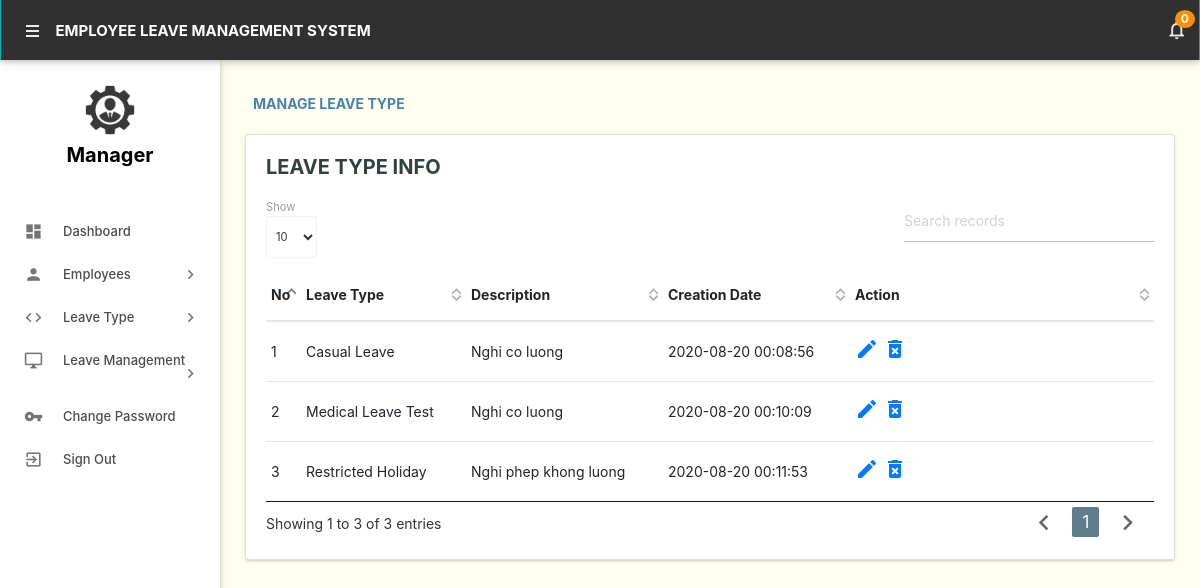
Screenshot of /admin/manageleavetype.php (signed in) with the database file from the repository.
### tables this page shows
CREATE TABLE `leavetype` (
  `id` int(11) NOT NULL,
  `LeaveType` varchar(200) DEFAULT NULL,
  `Description` mediumtext DEFAULT NULL,
  `CreationDate` timestamp NOT NULL DEFAULT current_timestamp()
);

### admin/manageleavetype.php (the view, shortened to what this page needs)
<?php
include('includes/config.php');
if (strlen($_SESSION['alogin']) == 0) {
    header('location:index.php');
} else {
    ?>
    <!DOCTYPE html>
    <html lang="en">
        <head>
            <link type="text/css" rel="stylesheet" href="../assets/plugins/materialize/css/materialize.min.css"/>
            <link href="../assets/plugins/material-preloader/css/materialPreloader.min.css" rel="stylesheet">
            <link href="../assets/plugins/datatables/css/jquery.dataTables.min.css" rel="stylesheet">
            <link href="../assets/css/alpha.min.css" rel="stylesheet" type="text/css"/>
            <link href="../assets/css/custom.css" rel="stylesheet" type="text/css"/>
            <link rel="stylesheet" href="https://stackpath.bootstrapcdn.com/bootstrap/4.5.2/css/bootstrap.min.css">
        </head>
        <body>
    <?php include('includes/header.php'); ?>
    <?php include('includes/sidebar.php'); ?>
            <main class="mn-inner">
                <div class="page-title" style="color: #4682B4; "><strong>Manage Leave Type</strong></div>
                <br>
                <br>
                <div class="card">
                    <div class="card-content">
                        <span class="card-title" style="color: #34403F; font-size: 20px">Leave Type Info</span>
                        <table id="example" class="display responsive-table ">
                            <thead>
                                <tr>
                                    <th>No</th>
                                    <th>Leave Type</th>
                                    <th>Description</th>
                                    <th>Creation Date</th>
                                    <th>Action</th>
                                </tr>
                            </thead>
                            <tbody>
    <?php
    $sql = "SELECT * from leavetype";
    $query = $dbh->prepare($sql);
    $query->execute();
    $results = $query->fetchAll(PDO::FETCH_OBJ);
    $cnt = 1;
    if ($query->rowCount() > 0) {
        foreach ($results as $result) {
            ?>
                                        <tr>
                                            <td> <?php echo htmlentities($cnt); ?></td>
                                            <td><?php echo htmlentities($result->LeaveType); ?></td>
                                            <td><?php echo htmlentities($result->Description); ?></td>
                                            <td><?php echo htmlentities($result->CreationDate); ?></td>
                                            <td><a href="editleavetype.php?lid=<?php echo htmlentities($result->id); ?>"><i class="material-icons">mode_edit</i></a>
                                                <a href="manageleavetype.php?del=<?php echo htmlentities($result->id); ?>" onclick="return confirm('Do you want to delete');"> <i class="material-icons">delete_forever</i></a> </td>
                                        </tr>
            <?php $cnt++;
        }
    } ?>
                            </tbody>
                        </table>
                    </div>
                </div>
            </main>
        </div>
        <div class="left-sidebar-hover"></div>
    </body>
    </html>
<?php } ?>

### rows the page displays
leavetype: LeaveType "Casual Leave", Description "Nghi co luong", CreationDate "2020-08-20 00:08:56"
leavetype: LeaveType "Medical Leave Test", Description "Nghi co luong", CreationDate "2020-08-20 00:10:09"
leavetype: LeaveType "Restricted Holiday", Description "Nghi phep khong luong", CreationDate "2020-08-20 00:11:53"

### other values shown
$unreadcount "0"
